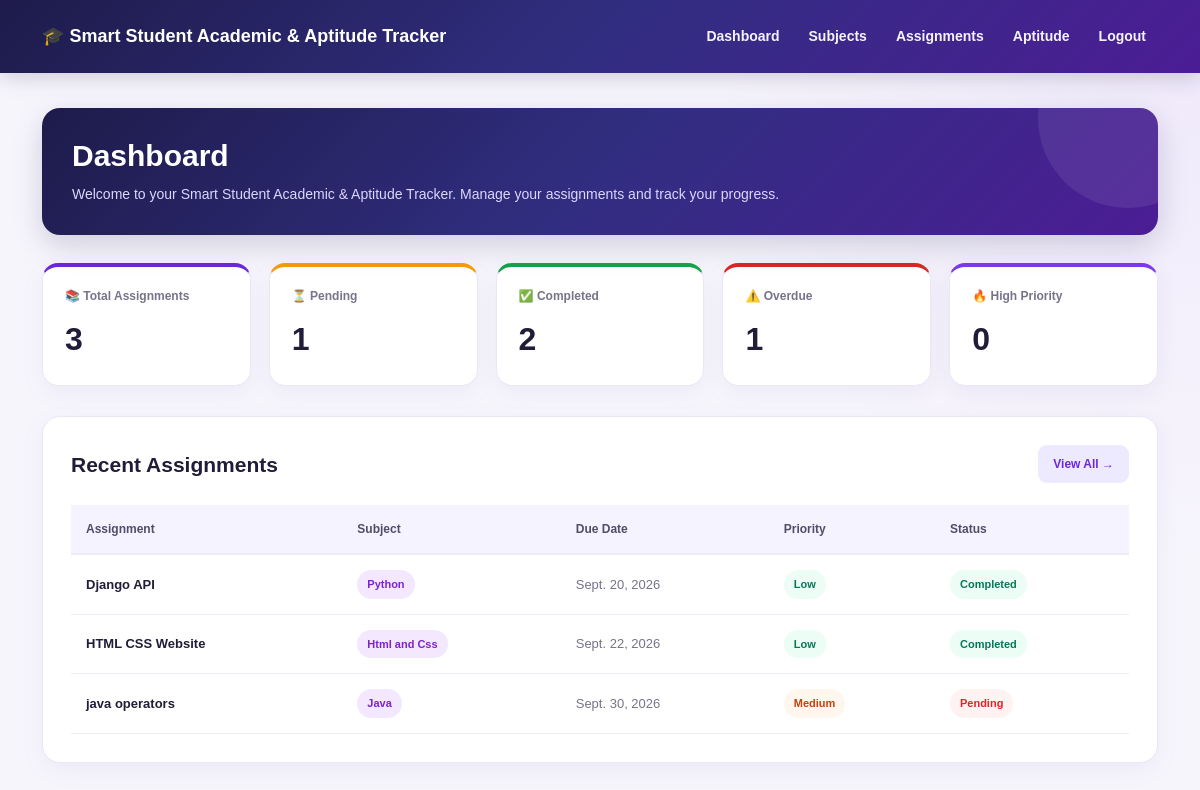
Page /api/dashboard/ (signed in) on the committed database.
### myapp/models.py (models this page shows, shortened)
class Assignment(models.Model):
    priority = [
        ("Low", "Low"),
        ("Medium", "Medium"),
        ("High", "High")
    ]
    status = [
        ("Pending", "Pending"),
        ("In Progress", "In Progress"),
        ("Completed", "Completed")
    ]
    title = models.CharField(max_length=50)
    subject = models.ForeignKey(Subject,on_delete=models.CASCADE)
    description = models.TextField(max_length=1000)
    due_date = models.DateField()
    priority = models.CharField(max_length=10,choices=priority,default='Medium')
    status = models.CharField(max_length=20,choices=status,default='Pending')
    attachment = models.FileField( upload_to="assignments/",blank=True,null=True)
    create_date = models.DateField(auto_now_add=True)
    name = models.CharField(max_length=30)

class Subject(models.Model):
    subject_name = models.CharField(max_length=30)
    def __str__(self):
        return self.subject_name

### myapp/views.py (the view)
# urls.py: path("dashboard/", dashboard, name="dashboard"),
@login_required(login_url="login")
def dashboard(request):
    assignments = Assignment.objects.all()
    today = date.today()
    total_assignments = assignments.count()
    pending_assignments = assignments.filter(
        status="Pending"
    ).count()
    completed_assignments = assignments.filter(
        status="Completed"
    ).count()
    high_priority_assignments = assignments.filter(
        priority="High"
    ).count()
    overdue_assignments = assignments.filter(
        due_date__lt=today
    ).exclude(
        status="Completed"
    ).count()
    context = {
        "total_assignments": total_assignments,
        "pending_assignments": pending_assignments,
        "completed_assignments": completed_assignments,
        "overdue_assignments": overdue_assignments,
        "high_priority_assignments": high_priority_assignments,
        "assignments": assignments,
    }
    return render(
        request,
        "dashboard.html",
        context
    )

### myapp/templates/dashboard.html (shortened to what this page needs)
{% extends "base.html" %}
{% block content %}
<div class="dashboard-page">
    <div class="dashboard-header">
        <h1> Dashboard</h1>
        <p>
            Welcome to your Smart Student Academic & Aptitude Tracker.
            Manage your assignments and track your progress.
        </p>
    </div>
    <div class="stats-grid">
        <div class="stat-card">
            <h3>📚 Total Assignments</h3>
            <p class="stat-number">
                {{ total_assignments }}
            </p>
        </div>
        <div class="stat-card pending-card">
            <h3>⏳ Pending</h3>
            <p class="stat-number">
                {{ pending_assignments }}
            </p>
        </div>
        <div class="stat-card completed-card">
            <h3>✅ Completed</h3>
            <p class="stat-number">
                {{ completed_assignments }}
            </p>
        </div>
        <div class="stat-card overdue-card">
            <h3>⚠️ Overdue</h3>
            <p class="stat-number">
                {{ overdue_assignments }}
            </p>
        </div>
        <div class="stat-card high-card">
            <h3>🔥 High Priority</h3>
            <p class="stat-number">
                {{ high_priority_assignments }}
            </p>
        </div>
    </div>
    <div class="assignment-section">
        <div class="section-header">
            <h2> Recent Assignments</h2>
            <a href="{% url 'assignment_list' %}"
               class="view-all">
                View All →
            </a>
        </div>
        {% if assignments %}
            <div class="table-wrapper">
                <table class="assignment-table">
                    <thead>
                        <tr>
                            <th>Assignment</th>
                            <th>Subject</th>
                            <th>Due Date</th>
                            <th>Priority</th>
                            <th>Status</th>
                        </tr>
                    </thead>
                    <tbody>
                        {% for assignment in assignments %}
                            <tr>
                                <td>
                                    <span class="assignment-title">
                                        {{ assignment.title }}
                                    </span>
                                </td>
                                <td>
                                    <span class="subject-badge">
                                        {{ assignment.subject_name|default:assignment.subject }}
                                    </span>
                                </td>
                                <td>
                                    {{ assignment.due_date }}
                                </td>
                                <td>
                                    {% if assignment.priority == "High" %}
                                        <span class="priority priority-high">
                                            High
                                        </span>
                                    {% elif assignment.priority == "Medium" %}
                                        <span class="priority priority-medium">
                                            Medium
                                        </span>
                                    {% else %}
                                        <span class="priority priority-low">
                                            Low
                                        </span>
                                    {% endif %}
                                </td>
                                <td>
                                    {% if assignment.status == "Completed" %}
                                        <span class="status status-completed">
                                            Completed
                                        </span>
                                    {% elif assignment.status == "Pending" %}
                                        <span class="status status-pending">
                                            Pending
                                        </span>
                                    {% else %}
                                        <span class="status status-progress">
                                            In Progress
                                        </span>
                                    {% endif %}
                                </td>
                            </tr>
                        {% endfor %}
                    </tbody>
                </table>
            </div>
        {% endif %}
    </div>
</div>
{% endblock %}

### myapp/templates/base.html (style rules this page uses)
:root { --primary-dark: #1e1b4b; --primary: #312e81; --primary-light: #4c1d95; --page-bg: #f7f5fc; --text-color: #211d38; --accent: #ddd6fe; --purple: #6d28d9; }
* { box-sizing: border-box; }
body { margin: 0; font-family: Arial, sans-serif; background: var(--page-bg); color: var(--text-color); }

### myapp/templates/dashboard.html (style rules this page uses)
.dashboard-page { max-width: 1250px; margin: auto; }
.dashboard-header { position: relative; overflow: hidden; padding: 30px; margin-bottom: 28px; border-radius: 18px; background: linear-gradient( 135deg, #1e1b4b, #312e81, #4c1d95 ); box-shadow: 0 10px 30px rgba(30, 27, 75, 0.18); }
.dashboard-header::after { content: ""; position: absolute; width: 180px; height: 180px; right: -60px; top: -80px; border-radius: 50%; background: rgba(255, 255, 255, 0.08); }
.dashboard-header h1 { position: relative; z-index: 1; margin: 0; color: #ffffff; font-size: 30px; font-weight: 700; }
.dashboard-header p { position: relative; z-index: 1; margin: 10px 0 0; color: #ddd6fe; font-size: 14px; }
.stats-grid { display: grid; grid-template-columns: repeat(5, minmax(0, 1fr)); gap: 18px; margin-bottom: 30px; }
.stat-card { background: #ffffff; min-width: 0; padding: 22px; border: 1px solid #ebe7f6; border-top: 4px solid #6d28d9; border-radius: 16px; box-shadow: 0 7px 25px rgba(49, 46, 129, 0.06); transition: transform 0.3s ease, box-shadow 0.3s ease; }
.stat-card h3 { margin: 0 0 12px; color: #77738a; font-size: 12px; font-weight: 700; }
.stat-number { margin: 0; color: #211d38; font-size: 32px; font-weight: 700; overflow-wrap: anywhere; }
.pending-card { border-top-color: #f59e0b; }
.completed-card { border-top-color: #16a34a; }
.overdue-card { border-top-color: #dc2626; }
.high-card { border-top-color: #7c3aed; }
.assignment-section { background: #ffffff; padding: 28px; border: 1px solid #ebe7f6; border-radius: 18px; box-shadow: 0 7px 25px rgba(49, 46, 129, 0.06); }
.section-header { display: flex; justify-content: space-between; align-items: center; gap: 15px; margin-bottom: 22px; }
.section-header h2 { margin: 0; color: #211d38; font-size: 21px; font-weight: 700; }
.view-all { display: inline-block; flex-shrink: 0; background: #ede9fe; color: #6d28d9; padding: 10px 15px; border-radius: 9px; text-decoration: none; font-size: 12px; font-weight: 700; transition: background 0.3s ease; }
.table-wrapper { width: 100%; overflow-x: auto; }
.assignment-table { width: 100%; min-width: 650px; border-collapse: collapse; margin-bottom: 0; }
.assignment-table th { background: #f5f3ff; color: #514d68; font-size: 12px; font-weight: 700; padding: 15px; text-align: left; white-space: nowrap; border-bottom: 2px solid #eeeaf6; }
.assignment-table td { padding: 15px; border-bottom: 1px solid #eeeaf6; color: #77738a; font-size: 13px; vertical-align: middle; }
.assignment-title { color: #211d38; font-weight: 700; }
.subject-badge { display: inline-block; padding: 6px 10px; border-radius: 20px; background: #f3e8ff; color: #7e22ce; font-size: 11px; font-weight: 700; }
.priority, .status { display: inline-block; padding: 6px 10px; border-radius: 20px; font-size: 11px; font-weight: 700; white-space: nowrap; }
.priority-medium { background: #fff7ed; color: #c2410c; }
.priority-low { background: #ecfdf5; color: #047857; }
.status-completed { background: #ecfdf5; color: #047857; }
.status-pending { background: #fef2f2; color: #dc2626; }

### rows in the picture
Assignment: title "Django API", subject_name "Python", due_date "Sept. 20, 2026", priority "Low", status "Completed"
Assignment: title "HTML CSS Website", subject_name "Html and Css", due_date "Sept. 22, 2026", priority "Low", status "Completed"
Assignment: title "java operators", subject_name "Java", due_date "Sept. 30, 2026", priority "Medium", status "Pending"

### other values in the picture
{{ total_assignments }} "3"
{{ pending_assignments }} "1"
{{ completed_assignments }} "2"
{{ overdue_assignments }} "1"
{{ high_priority_assignments }} "0"
